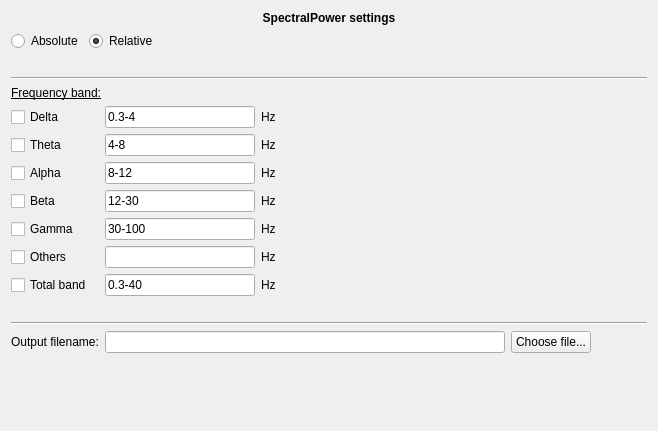
<?xml version="1.0" encoding="UTF-8"?>
<ui version="4.0">
 <class>SpectralPowerSettingsView</class>
 <widget class="QWidget" name="SpectralPowerSettingsView">
  <property name="geometry">
   <rect>
    <x>0</x>
    <y>0</y>
    <width>658</width>
    <height>431</height>
   </rect>
  </property>
  <property name="windowTitle">
   <string>Form</string>
  </property>
  <layout class="QGridLayout" name="gridLayout">
   <item row="0" column="0">
    <layout class="QHBoxLayout" name="horizontalLayout_2">
     <item>
      <layout class="QVBoxLayout" name="verticalLayout">
       <item>
        <widget class="QLabel" name="Title">
         <property name="font">
          <font>
           <weight>75</weight>
           <bold>true</bold>
          </font>
         </property>
         <property name="text">
          <string>SpectralPower settings</string>
         </property>
         <property name="alignment">
          <set>Qt::AlignCenter</set>
         </property>
        </widget>
       </item>
       <item>
        <layout class="QHBoxLayout" name="horizontalLayout">
         <item>
          <widget class="QRadioButton" name="abs_radioButton">
           <property name="text">
            <string>Absolute</string>
           </property>
           <property name="checked">
            <bool>false</bool>
           </property>
          </widget>
         </item>
         <item>
          <widget class="QRadioButton" name="rel_radioButton">
           <property name="text">
            <string>Relative</string>
           </property>
           <property name="checked">
            <bool>true</bool>
           </property>
          </widget>
         </item>
         <item>
          <spacer name="horizontalSpacer_9">
           <property name="orientation">
            <enum>Qt::Horizontal</enum>
           </property>
           <property name="sizeHint" stdset="0">
            <size>
             <width>40</width>
             <height>20</height>
            </size>
           </property>
          </spacer>
         </item>
        </layout>
       </item>
       <item>
        <layout class="QHBoxLayout" name="horizontalLayout_14">
         <item>
          <widget class="QLabel" name="label_11">
           <property name="text">
            <string/>
           </property>
          </widget>
         </item>
        </layout>
       </item>
       <item>
        <widget class="Line" name="line_2">
         <property name="orientation">
          <enum>Qt::Horizontal</enum>
         </property>
        </widget>
       </item>
       <item>
        <layout class="QHBoxLayout" name="horizontalLayout_3">
         <item>
          <widget class="QLabel" name="label_2">
           <property name="font">
            <font>
             <underline>true</underline>
            </font>
           </property>
           <property name="toolTip">
            <string>&lt;html&gt;&lt;head/&gt;&lt;body&gt;&lt;p&gt;Check the bandpowers you want to get the spectral power from.&lt;/p&gt;&lt;/body&gt;&lt;/html&gt;</string>
           </property>
           <property name="text">
            <string>Frequency band:</string>
           </property>
          </widget>
         </item>
        </layout>
       </item>
       <item>
        <layout class="QHBoxLayout" name="horizontalLayout_6">
         <item>
          <widget class="QCheckBox" name="delta_checkBox">
           <property name="minimumSize">
            <size>
             <width>88</width>
             <height>0</height>
            </size>
           </property>
           <property name="text">
            <string>Delta</string>
           </property>
           <property name="checked">
            <bool>false</bool>
           </property>
          </widget>
         </item>
         <item>
          <widget class="QLineEdit" name="delta_lineEdit">
           <property name="maximumSize">
            <size>
             <width>150</width>
             <height>16777215</height>
            </size>
           </property>
           <property name="text">
            <string>0.3-4</string>
           </property>
          </widget>
         </item>
         <item>
          <widget class="QLabel" name="label_3">
           <property name="text">
            <string>Hz</string>
           </property>
          </widget>
         </item>
         <item>
          <spacer name="horizontalSpacer">
           <property name="orientation">
            <enum>Qt::Horizontal</enum>
           </property>
           <property name="sizeHint" stdset="0">
            <size>
             <width>40</width>
             <height>20</height>
            </size>
           </property>
          </spacer>
         </item>
        </layout>
       </item>
       <item>
        <layout class="QHBoxLayout" name="horizontalLayout_7">
         <item>
          <widget class="QCheckBox" name="theta_checkBox">
           <property name="minimumSize">
            <size>
             <width>88</width>
             <height>0</height>
            </size>
           </property>
           <property name="text">
            <string>Theta</string>
           </property>
           <property name="checked">
            <bool>false</bool>
           </property>
          </widget>
         </item>
         <item>
          <widget class="QLineEdit" name="theta_lineEdit">
           <property name="maximumSize">
            <size>
             <width>150</width>
             <height>16777215</height>
            </size>
           </property>
           <property name="text">
            <string>4-8</string>
           </property>
          </widget>
         </item>
         <item>
          <widget class="QLabel" name="label_4">
           <property name="text">
            <string>Hz</string>
           </property>
          </widget>
         </item>
         <item>
          <spacer name="horizontalSpacer_2">
           <property name="orientation">
            <enum>Qt::Horizontal</enum>
           </property>
           <property name="sizeHint" stdset="0">
            <size>
             <width>40</width>
             <height>20</height>
            </size>
           </property>
          </spacer>
         </item>
        </layout>
       </item>
       <item>
        <layout class="QHBoxLayout" name="horizontalLayout_8">
         <item>
          <widget class="QCheckBox" name="alpha_checkBox">
           <property name="minimumSize">
            <size>
             <width>88</width>
             <height>0</height>
            </size>
           </property>
           <property name="text">
            <string>Alpha</string>
           </property>
          </widget>
         </item>
         <item>
          <widget class="QLineEdit" name="alpha_lineEdit">
           <property name="maximumSize">
            <size>
             <width>150</width>
             <height>16777215</height>
            </size>
           </property>
           <property name="text">
            <string>8-12</string>
           </property>
          </widget>
         </item>
         <item>
          <widget class="QLabel" name="label_5">
           <property name="text">
            <string>Hz</string>
           </property>
          </widget>
         </item>
         <item>
          <spacer name="horizontalSpacer_3">
           <property name="orientation">
            <enum>Qt::Horizontal</enum>
           </property>
           <property name="sizeHint" stdset="0">
            <size>
             <width>40</width>
             <height>20</height>
            </size>
           </property>
          </spacer>
         </item>
        </layout>
       </item>
       <item>
        <layout class="QHBoxLayout" name="horizontalLayout_9">
         <item>
          <widget class="QCheckBox" name="beta_checkBox">
           <property name="minimumSize">
            <size>
             <width>88</width>
             <height>0</height>
            </size>
           </property>
           <property name="text">
            <string>Beta</string>
           </property>
          </widget>
         </item>
         <item>
          <widget class="QLineEdit" name="beta_lineEdit">
           <property name="maximumSize">
            <size>
             <width>150</width>
             <height>16777215</height>
            </size>
           </property>
           <property name="text">
            <string>12-30</string>
           </property>
          </widget>
         </item>
         <item>
          <widget class="QLabel" name="label_6">
           <property name="text">
            <string>Hz</string>
           </property>
          </widget>
         </item>
         <item>
          <spacer name="horizontalSpacer_4">
           <property name="orientation">
            <enum>Qt::Horizontal</enum>
           </property>
           <property name="sizeHint" stdset="0">
            <size>
             <width>40</width>
             <height>20</height>
            </size>
           </property>
          </spacer>
         </item>
        </layout>
       </item>
       <item>
        <layout class="QHBoxLayout" name="horizontalLayout_10">
         <item>
          <widget class="QCheckBox" name="gamma_checkBox">
           <property name="minimumSize">
            <size>
             <width>88</width>
             <height>0</height>
            </size>
           </property>
           <property name="text">
            <string>Gamma</string>
           </property>
          </widget>
         </item>
         <item>
          <widget class="QLineEdit" name="gamma_lineEdit">
           <property name="maximumSize">
            <size>
             <width>150</width>
             <height>16777215</height>
            </size>
           </property>
           <property name="text">
            <string>30-100</string>
           </property>
          </widget>
         </item>
         <item>
          <widget class="QLabel" name="label_7">
           <property name="text">
            <string>Hz</string>
           </property>
          </widget>
         </item>
         <item>
          <spacer name="horizontalSpacer_5">
           <property name="orientation">
            <enum>Qt::Horizontal</enum>
           </property>
           <property name="sizeHint" stdset="0">
            <size>
             <width>40</width>
             <height>20</height>
            </size>
           </property>
          </spacer>
         </item>
        </layout>
       </item>
       <item>
        <layout class="QHBoxLayout" name="horizontalLayout_11">
         <item>
          <widget class="QCheckBox" name="others_checkBox">
           <property name="minimumSize">
            <size>
             <width>88</width>
             <height>0</height>
            </size>
           </property>
           <property name="text">
            <string>Others</string>
           </property>
          </widget>
         </item>
         <item>
          <widget class="QLineEdit" name="others_lineEdit">
           <property name="maximumSize">
            <size>
             <width>150</width>
             <height>16777215</height>
            </size>
           </property>
           <property name="toolTip">
            <string>&lt;html&gt;&lt;head/&gt;&lt;body&gt;&lt;p&gt;Specify other bandwith. Separate by a semicolon (;).&lt;/p&gt;&lt;/body&gt;&lt;/html&gt;</string>
           </property>
          </widget>
         </item>
         <item>
          <widget class="QLabel" name="label_8">
           <property name="text">
            <string>Hz</string>
           </property>
          </widget>
         </item>
         <item>
          <spacer name="horizontalSpacer_6">
           <property name="orientation">
            <enum>Qt::Horizontal</enum>
           </property>
           <property name="sizeHint" stdset="0">
            <size>
             <width>40</width>
             <height>20</height>
            </size>
           </property>
          </spacer>
         </item>
        </layout>
       </item>
       <item>
        <layout class="QHBoxLayout" name="horizontalLayout_12">
         <item>
          <widget class="QCheckBox" name="total_checkBox">
           <property name="minimumSize">
            <size>
             <width>88</width>
             <height>0</height>
            </size>
           </property>
           <property name="text">
            <string>Total band</string>
           </property>
          </widget>
         </item>
         <item>
          <widget class="QLineEdit" name="total_lineEdit">
           <property name="maximumSize">
            <size>
             <width>150</width>
             <height>16777215</height>
            </size>
           </property>
           <property name="text">
            <string>0.3-40</string>
           </property>
          </widget>
         </item>
         <item>
          <widget class="QLabel" name="label_9">
           <property name="text">
            <string>Hz</string>
           </property>
          </widget>
         </item>
         <item>
          <spacer name="horizontalSpacer_8">
           <property name="orientation">
            <enum>Qt::Horizontal</enum>
           </property>
           <property name="sizeHint" stdset="0">
            <size>
             <width>40</width>
             <height>20</height>
            </size>
           </property>
          </spacer>
         </item>
        </layout>
       </item>
       <item>
        <layout class="QHBoxLayout" name="horizontalLayout_13">
         <item>
          <widget class="QLabel" name="label_10">
           <property name="text">
            <string/>
           </property>
          </widget>
         </item>
        </layout>
       </item>
       <item>
        <widget class="Line" name="line">
         <property name="orientation">
          <enum>Qt::Horizontal</enum>
         </property>
        </widget>
       </item>
       <item>
        <layout class="QHBoxLayout" name="horizontalLayout_5">
         <item>
          <widget class="QLabel" name="label">
           <property name="text">
            <string>Output filename:</string>
           </property>
          </widget>
         </item>
         <item>
          <widget class="QLineEdit" name="filename_lineEdit">
           <property name="minimumSize">
            <size>
             <width>400</width>
             <height>0</height>
            </size>
           </property>
          </widget>
         </item>
         <item>
          <widget class="QPushButton" name="choose_pushButton">
           <property name="text">
            <string>Choose file...</string>
           </property>
          </widget>
         </item>
         <item>
          <spacer name="horizontalSpacer_7">
           <property name="orientation">
            <enum>Qt::Horizontal</enum>
           </property>
           <property name="sizeHint" stdset="0">
            <size>
             <width>40</width>
             <height>20</height>
            </size>
           </property>
          </spacer>
         </item>
        </layout>
       </item>
       <item>
        <spacer name="verticalSpacer">
         <property name="orientation">
          <enum>Qt::Vertical</enum>
         </property>
         <property name="sizeHint" stdset="0">
          <size>
           <width>20</width>
           <height>40</height>
          </size>
         </property>
        </spacer>
       </item>
      </layout>
     </item>
    </layout>
   </item>
  </layout>
 </widget>
 <resources/>
 <connections>
  <connection>
   <sender>choose_pushButton</sender>
   <signal>clicked()</signal>
   <receiver>SpectralPowerSettingsView</receiver>
   <slot>on_choose()</slot>
   <hints>
    <hint type="sourcelabel">
     <x>612</x>
     <y>389</y>
    </hint>
    <hint type="destinationlabel">
     <x>8</x>
     <y>407</y>
    </hint>
   </hints>
  </connection>
  <connection>
   <sender>abs_radioButton</sender>
   <signal>clicked()</signal>
   <receiver>SpectralPowerSettingsView</receiver>
   <slot>on_change_mode()</slot>
   <hints>
    <hint type="sourcelabel">
     <x>65</x>
     <y>40</y>
    </hint>
    <hint type="destinationlabel">
     <x>5</x>
     <y>67</y>
    </hint>
   </hints>
  </connection>
  <connection>
   <sender>rel_radioButton</sender>
   <signal>clicked()</signal>
   <receiver>SpectralPowerSettingsView</receiver>
   <slot>on_change_mode()</slot>
   <hints>
    <hint type="sourcelabel">
     <x>372</x>
     <y>43</y>
    </hint>
    <hint type="destinationlabel">
     <x>3</x>
     <y>50</y>
    </hint>
   </hints>
  </connection>
 </connections>
 <slots>
  <slot>on_choose()</slot>
  <slot>on_input_format_changed()</slot>
  <slot>on_scaling_approach_choose()</slot>
  <slot>mean_changed()</slot>
  <slot>std_changed()</slot>
  <slot>criteria_changed()</slot>
  <slot>on_change_mode()</slot>
 </slots>
</ui>
